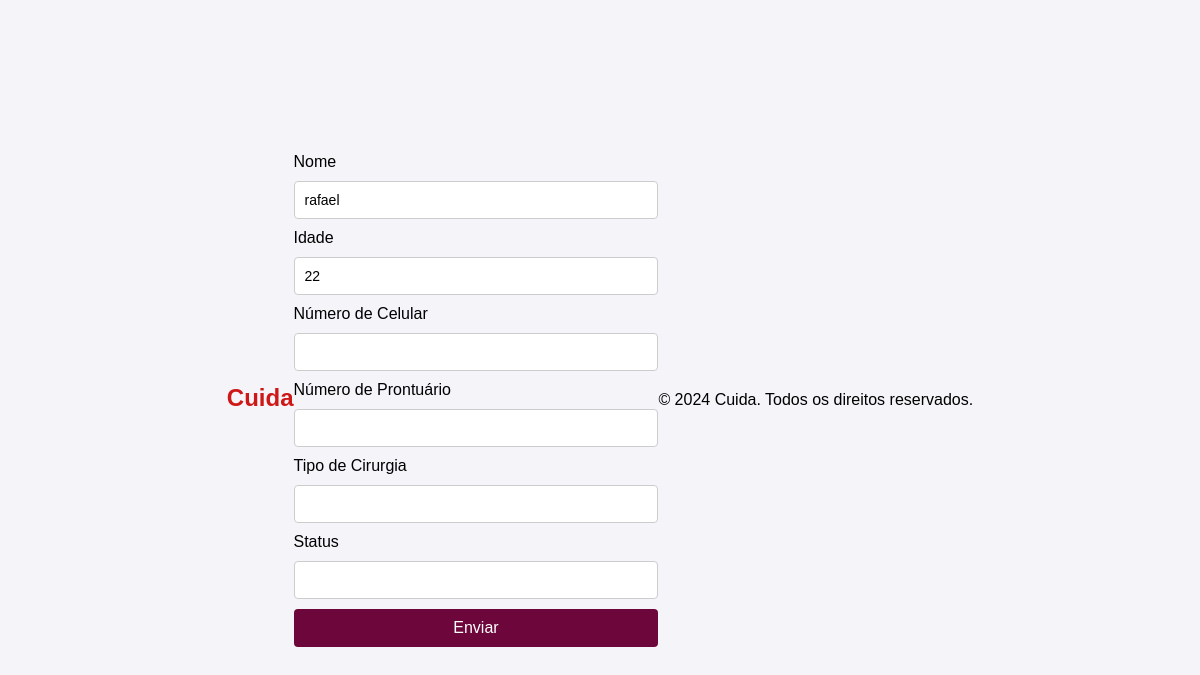
/update/6/, run on an earlier commit of the app's database.
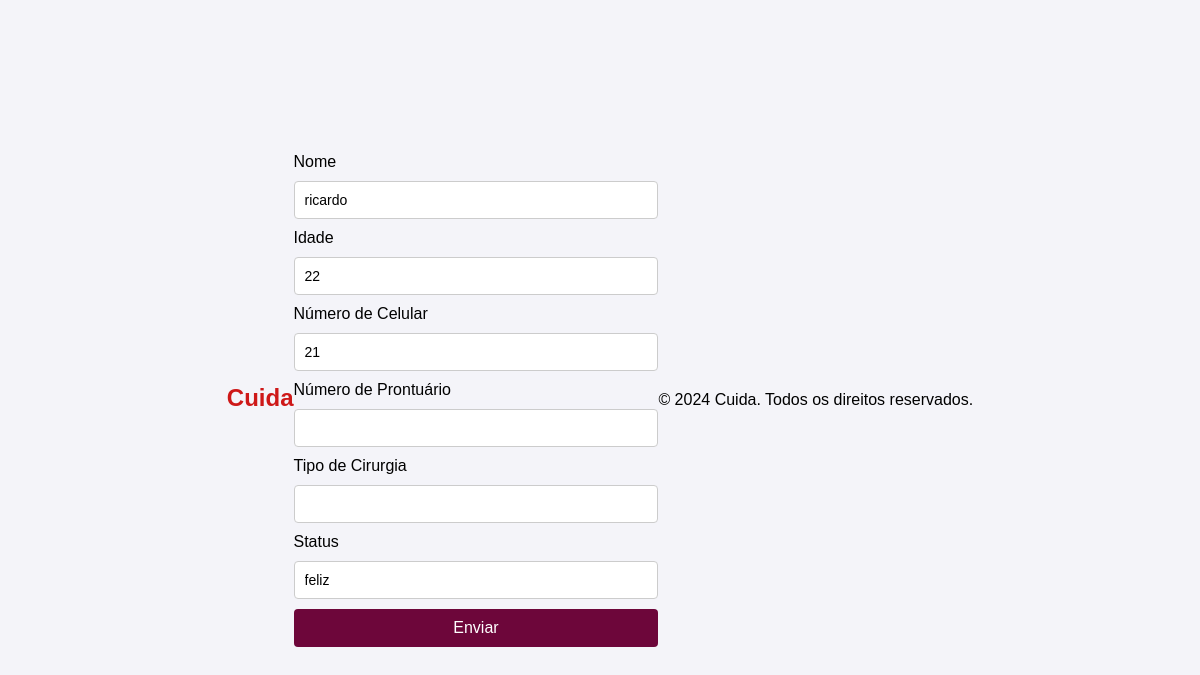
And on a later commit of the database.
### app_cuida/models.py (models this page shows, shortened)
class Paciente(models.Model):
    id_paciente = models.AutoField(primary_key=True)
    nome = models.CharField(max_length=25, null=True, blank=True)
    idade = models.IntegerField(null=True, blank=True)
    numero_celular = models.CharField(max_length=15, null=True, blank=True)
    numero_prontuario = models.CharField(max_length=15, null=True, blank=True)
    tipo_cirurgia = models.CharField(max_length=15, null=True, blank=True)
    status = models.CharField(max_length=15, null=True, blank=True)

### app_cuida/views.py (the view, shortened to what this page needs)
# urls.py: path('update/<int:id_paciente>/', views.update, name='update_paciente'),
def update(request, id_paciente):
    if request.method == 'GET':
        paciente = Paciente.objects.filter(id_paciente=id_paciente).first()
        form = PacienteForm(instance=paciente)
        context = {
            'form': form,
        }
        return render(request, 'cadastro/home.html', context)

### app_cuida/forms.py
class PacienteForm(forms.ModelForm):
    class Meta:
        model = Paciente
        fields = '__all__'

### app_cuida/templates/cadastro/home.html (shortened to what this page needs)
{% extends 'base.html' %}
{% load static %}
{% block content %}
<link rel="stylesheet" href="{% static 'css/base.css' %}?v=1.0">
<form action="." method="post">
  <div class="form-group">
    <label for="nome">Nome</label>
    {{ form.nome }}
  </div>
  <div class="form-group">
    <label for="idade">Idade</label>
    {{ form.idade }}
  </div>
  <div class="form-group">
    <label for="numero_celular">Número de Celular</label>
    {{ form.numero_celular }}
  </div>
  <div class="form-group">
    <label for="numero_prontuario">Número de Prontuário</label>
    {{ form.numero_prontuario }}
  </div>
  <div class="form-group">
    <label for="tipo_cirurgia">Tipo de Cirurgia</label>
    {{ form.tipo_cirurgia }}
  </div>
  <div class="form-group">
    <label for="status">Status</label>
    {{ form.status }}
  </div>
  <button type="submit" class="btn btn-primary">Enviar</button>
</form>
{% endblock %}

What changed in the data, as far as the page shows it:
changed Paciente: nome "rafael" → "ricardo"; numero_celular (not shown) → "21"; status (not shown) → "feliz"
